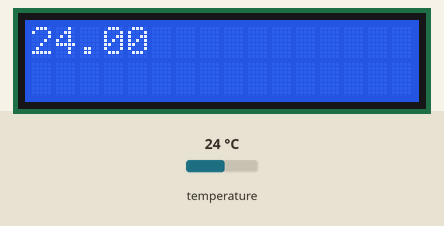
This sketch was run on a simulated Arduino Uno, built with avr-gcc and run on an emulated ATmega328P. Parts: 16×2 character LCD. Inputs (shaded band) come from the test bench; at power-on: temperature 24 °C. What the sketch prints to the serial monitor is not drawn.

Above: at 5.9 s.

The sketch:

thermometer.ino
```cpp
// Include the libraries we need

#include <OneWire.h>
#include <DallasTemperature.h>
#include <Wire.h>
#include <LiquidCrystal_I2C.h>

LiquidCrystal_I2C lcd(0x27, 16, 2);
// Data wire is plugged into port 2 on the Arduino
#define ONE_WIRE_BUS 2

// Setup a oneWire instance to communicate with any OneWire devices (not just Maxim/Dallas temperature ICs)
OneWire oneWire(ONE_WIRE_BUS);

// Pass our oneWire reference to Dallas Temperature.
DallasTemperature sensors(&oneWire);

// arrays to hold device address
DeviceAddress insideThermometer;

/*
 * Setup function. Here we do the basics
 */
void setup(void)
{
  // start serial port
  Serial.begin(9600);
  Serial.println("Dallas Temperature IC Control Library Demo");

  // locate devices on the bus
  Serial.print("Locating devices...");
  sensors.begin();
  Serial.print("Found ");
  Serial.print(sensors.getDeviceCount(), DEC);
  Serial.println(" devices.");

  // report parasite power requirements
  Serial.print("Parasite power is: ");
  if (sensors.isParasitePowerMode()) Serial.println("ON");
  else Serial.println("OFF");

  // Assign address manually. The addresses below will beed to be changed
  // to valid device addresses on your bus. Device address can be retrieved
  // by using either oneWire.search(deviceAddress) or individually via
  // sensors.getAddress(deviceAddress, index)
  // Note that you will need to use your specific address here
  //insideThermometer = { 0x28, 0x1D, 0x39, 0x31, 0x2, 0x0, 0x0, 0xF0 };

  // Method 1:
  // Search for devices on the bus and assign based on an index. Ideally,
  // you would do this to initially discover addresses on the bus and then
  // use those addresses and manually assign them (see above) once you know
  // the devices on your bus (and assuming they don't change).
  if (!sensors.getAddress(insideThermometer, 0)) Serial.println("Unable to find address for Device 0");

  // method 2: search()
  // search() looks for the next device. Returns 1 if a new address has been
  // returned. A zero might mean that the bus is shorted, there are no devices,
  // or you have already retrieved all of them. It might be a good idea to
  // check the CRC to make sure you didn't get garbage. The order is
  // deterministic. You will always get the same devices in the same order
  //
  // Must be called before search()
  //oneWire.reset_search();
  // assigns the first address found to insideThermometer
  //if (!oneWire.search(insideThermometer)) Serial.println("Unable to find address for insideThermometer");

  // show the addresses we found on the bus
  Serial.print("Device 0 Address: ");
  printAddress(insideThermometer);
  Serial.println();

  // set the resolution to 9 bit (Each Dallas/Maxim device is capable of several different resolutions)
  sensors.setResolution(insideThermometer, 9);

  Serial.print("Device 0 Resolution: ");
  Serial.print(sensors.getResolution(insideThermometer), DEC);
  Serial.println();

  lcd.begin();


  lcd.backlight();
  lcd.clear();
  lcd.setCursor(0,0);
}

// function to print the temperature for a device
void printTemperature(DeviceAddress deviceAddress)
{
  // method 1 - slower
  //Serial.print("Temp C: ");
  //Serial.print(sensors.getTempC(deviceAddress));
  //Serial.print(" Temp F: ");
  //Serial.print(sensors.getTempF(deviceAddress)); // Makes a second call to getTempC and then converts to Fahrenheit

  // method 2 - faster
  float tempC = sensors.getTempC(deviceAddress);
  if(tempC == DEVICE_DISCONNECTED_C)
  {
    Serial.println("Error: Could not read temperature data");
    return;
  }
  Serial.print("Temp C: ");
  Serial.print(tempC);
  Serial.print(" Temp F: ");
  Serial.println(DallasTemperature::toFahrenheit(tempC)); // Converts tempC to Fahrenheit
}
/*
 * Main function. It will request the tempC from the sensors and display on Serial.
 */
void loop(void)
{
  // call sensors.requestTemperatures() to issue a global temperature
  // request to all devices on the bus
  Serial.print("Requesting temperatures...");
  sensors.requestTemperatures(); // Send the command to get temperatures
  Serial.println("DONE");
  // It responds almost immediately. Let's print out the data
   // Use a simple function to print out the data


  float totaltemp = 0;
  for (int i=0;i<51;i++){
    sensors.requestTemperatures();
    float tempC = sensors.getTempC(insideThermometer);
    totaltemp = totaltemp + tempC;
    delay(1);
  }
  totaltemp=totaltemp/51;
  lcd.clear();
  lcd.print(totaltemp);

  delay(100);

}

// function to print a device address
void printAddress(DeviceAddress deviceAddress)
{
  for (uint8_t i = 0; i < 8; i++)
  {
    if (deviceAddress[i] < 16) Serial.print("0");
    Serial.print(deviceAddress[i], HEX);
  }
}
```
